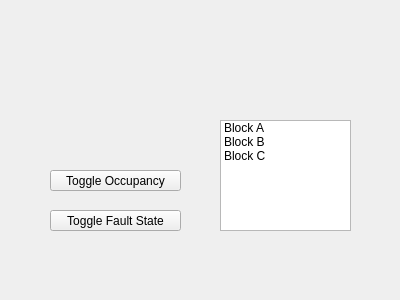
<?xml version="1.0" encoding="UTF-8"?>
<ui version="4.0">
 <class>testWindow</class>
 <widget class="QWidget" name="testWindow">
  <property name="geometry">
   <rect>
    <x>0</x>
    <y>0</y>
    <width>400</width>
    <height>300</height>
   </rect>
  </property>
  <property name="windowTitle">
   <string>Form</string>
  </property>
  <widget class="QPushButton" name="toggleOccupancy">
   <property name="geometry">
    <rect>
     <x>50</x>
     <y>170</y>
     <width>131</width>
     <height>21</height>
    </rect>
   </property>
   <property name="text">
    <string>Toggle Occupancy</string>
   </property>
  </widget>
  <widget class="QPushButton" name="pushButton_2">
   <property name="geometry">
    <rect>
     <x>50</x>
     <y>210</y>
     <width>131</width>
     <height>21</height>
    </rect>
   </property>
   <property name="text">
    <string>Toggle Fault State</string>
   </property>
  </widget>
  <widget class="QListWidget" name="blockList">
   <property name="geometry">
    <rect>
     <x>220</x>
     <y>120</y>
     <width>131</width>
     <height>111</height>
    </rect>
   </property>
   <property name="mouseTracking">
    <bool>true</bool>
   </property>
   <property name="selectionRectVisible">
    <bool>true</bool>
   </property>
   <item>
    <property name="text">
     <string>Block A</string>
    </property>
   </item>
   <item>
    <property name="text">
     <string>Block B</string>
    </property>
   </item>
   <item>
    <property name="text">
     <string>Block C</string>
    </property>
   </item>
  </widget>
 </widget>
 <resources/>
 <connections/>
</ui>
